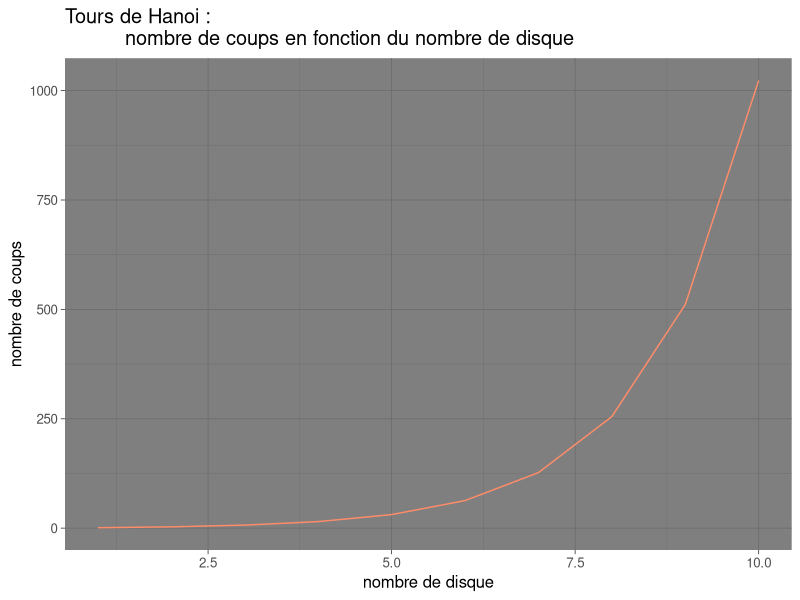
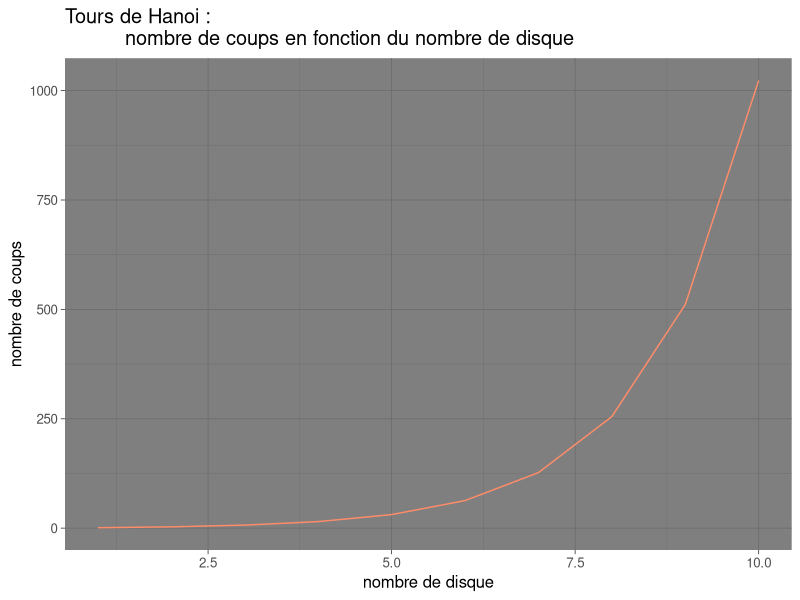

Write the R code that produced these figures, in order.
library(ggplot2)
nb_disc<-seq(1,10)
nb_coup<-(2^nb_disc)-1
df <- data.frame(nb_disc, nb_coup)
ggplot(data = df, aes(x = nb_disc, y = nb_coup)) +
  geom_line(method = "lm", color="salmon1")+
  ggtitle("Tours de Hanoi : 
          nombre de coups en fonction du nombre de disque")+ 
  xlab("nombre de disque") +
  ylab("nombre de coups")+
  theme_dark(base_size = 12, base_family = "")
ggsave("graph_hanoi.png")

